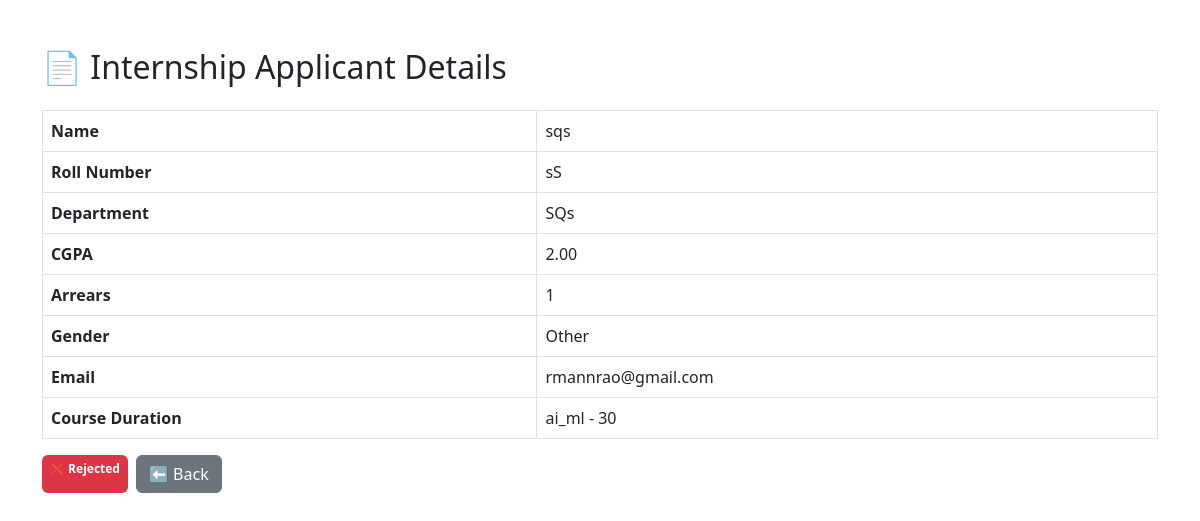
/internship_applications_detail/7/, run on the app's committed database.
### ips_intern/models.py (models this page shows, shortened)
class InternApplication(models.Model):
    user = models.OneToOneField(User, on_delete=models.CASCADE, null=True, blank=True)
    name = models.CharField(max_length=100)
    roll_no = models.CharField(max_length=50)
    department = models.CharField(max_length=100)
    cgpa = models.DecimalField(max_digits=4, decimal_places=2)  # Max CGPA: 10.00 (so use max_digits=4)
    arrears = models.PositiveIntegerField()  # IntegerField is fine, but PositiveIntegerField prevents negative input
    gender = models.CharField(max_length=10)
    clg_mailid = models.EmailField()
    course_duration = models.ForeignKey(CourseDuration, on_delete=models.SET_NULL, null=True, blank=True)
    is_completed = models.BooleanField(default=False)  # auto-triggered when course ends
    is_approved = models.BooleanField(default=False)
    is_rejected = models.BooleanField(default=False)

class CourseDuration(models.Model):
    course_name = models.CharField(max_length=100)
    duration = models.CharField(max_length=50)  # Example: "3 months", "6 months", etc.
    def __str__(self):
        return f'{self.course_name} - {self.duration}'

### ips_intern/views.py (the view)
# urls.py: path('internship_applications_detail/<int:id>/', views.internship_applications_detail, name='internship_applications_detail'),
def internship_applications_detail(request, id):
    app = get_object_or_404(InternApplication, id=id)
    return render(request, 'application_detail.html', {'app': app})

### ips_intern/templates/application_detail.html (shortened to what this page needs)
<!DOCTYPE html>
<html>
<head>
  <link href="https://cdn.jsdelivr.net/npm/bootstrap@5.3.0/dist/css/bootstrap.min.css" rel="stylesheet">
</head>
<body>
<div class="container mt-5">
  <h2 class="mb-4">📄 Internship Applicant Details</h2>
  <table class="table table-bordered">
    <tr><th>Name</th><td>{{ app.name }}</td></tr>
    <tr><th>Roll Number</th><td>{{ app.roll_no }}</td></tr>
    <tr><th>Department</th><td>{{ app.department }}</td></tr>
    <tr><th>CGPA</th><td>{{ app.cgpa }}</td></tr>
    <tr><th>Arrears</th><td>{{ app.arrears }}</td></tr>
    <tr><th>Gender</th><td>{{ app.gender }}</td></tr>
    <tr><th>Email</th><td>{{ app.clg_mailid }}</td></tr>
    <tr><th>Course Duration</th><td>{{ app.course_duration }}</td></tr>
  </table>
  <div class="d-flex gap-2">
    {% if not app.is_approved and not app.is_rejected %}
      <a href="{% url 'approve_application' app.id %}" class="btn btn-success">✅ Approve</a>
      <a href="{% url 'reject_application' app.id %}" class="btn btn-danger">❌ Reject</a>
    {% elif app.is_approved %}
      <span class="badge bg-success p-2">✅ Approved</span>
    {% elif app.is_rejected %}
      <span class="badge bg-danger p-2">❌ Rejected</span>
    {% endif %}
    <a href="{% url 'internship_applications' %}" class="btn btn-secondary">⬅ Back</a>
  </div>
</div>
</body>
</html>

### data on the page
InternApplication: name "sqs", roll_no "sS", department "SQs", cgpa "2.00", arrears "1", gender "Other", clg_mailid "rmannrao@gmail.com", course_duration "ai_ml - 30"
